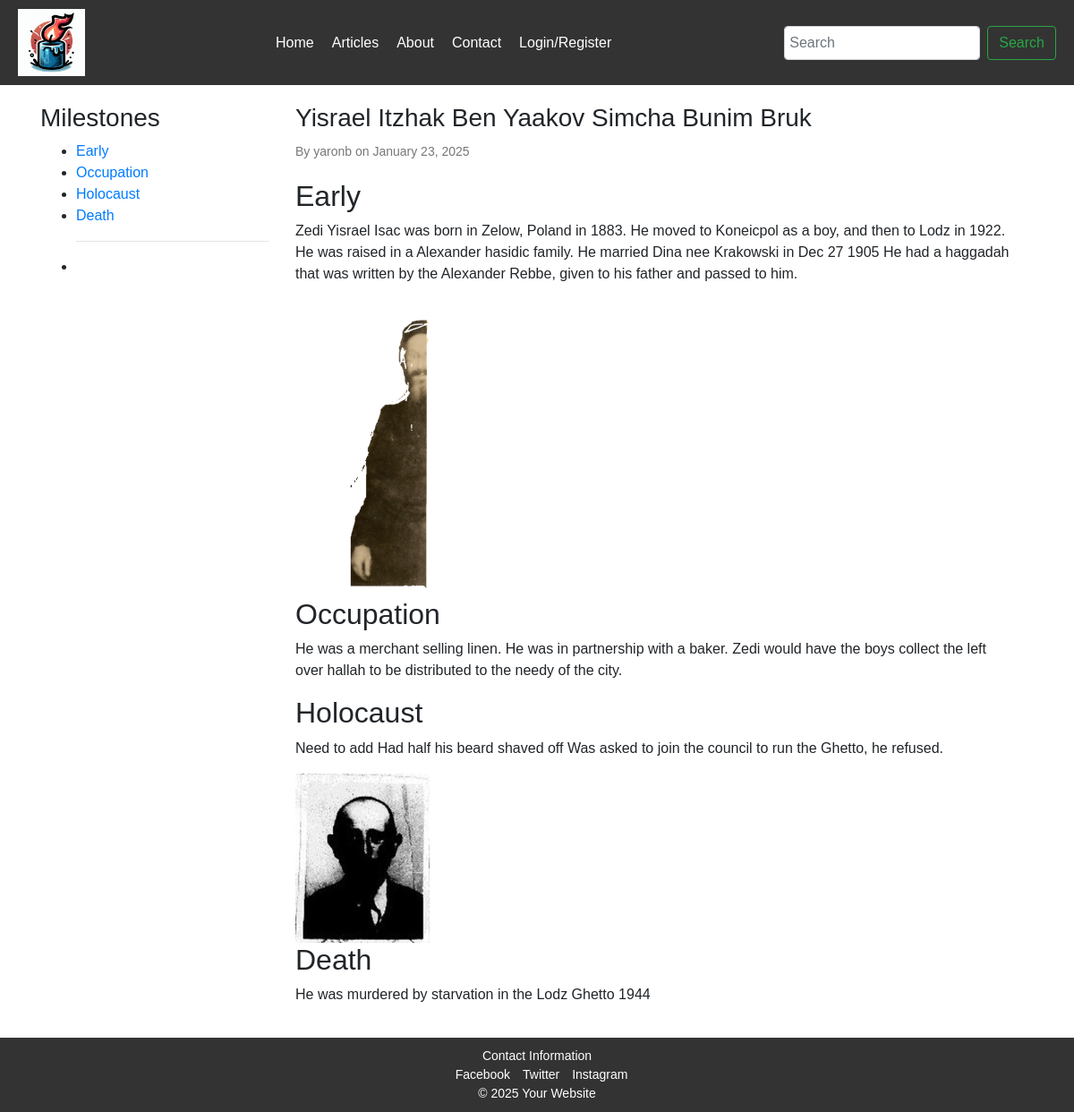
Page /article/3 on the committed database.
### app/models.py (models this page shows, shortened)
class Milestone(db.Model):
    id = db.Column(db.Integer, primary_key=True)
    title = db.Column(db.String(140), nullable=False)
    content = db.Column(db.Text, nullable=False)
    image_path = db.Column(db.String(120))
    order = db.Column(db.Integer, nullable=False, default=0)
    post_id = db.Column(db.Integer, db.ForeignKey('post.id'), nullable=False)

class Post(db.Model):
    id = db.Column(db.Integer, primary_key=True)
    title = db.Column(db.String(140), nullable=False)
    publication_date = db.Column(db.DateTime, default=datetime.utcnow)
    user_id = db.Column(db.Integer, db.ForeignKey('user.id'), nullable=False)
    gregorian_death_date = db.Column(db.Date, nullable=False)
    hebrew_year = db.Column(db.Integer, nullable=False)
    hebrew_month = db.Column(db.Integer, nullable=False)
    hebrew_day = db.Column(db.Integer, nullable=False)
    family_id = db.Column(db.Integer, db.ForeignKey('family.id'), nullable=False)
    comments = db.relationship('Comment', backref='post', lazy=True)
    milestones = db.relationship('Milestone', backref='post', lazy=True, cascade="all, delete-orphan")

class User(UserMixin, db.Model):
    id = db.Column(db.Integer, primary_key=True)
    username = db.Column(db.String(64), unique=True, nullable=False)
    email = db.Column(db.String(120), unique=True, nullable=False)
    password_hash = db.Column(db.String(128))
    joined_at = db.Column(db.DateTime, default=datetime.utcnow)
    role = db.Column(db.String(64), default='user', nullable=False)
    posts = db.relationship('Post', backref='author', lazy=True)
    comments = db.relationship('Comment', backref='author', lazy=True)
    families = db.relationship('Family', secondary=user_families, backref=db.backref('users', lazy=True))

### app/main/routes.py (the view)
@main.route('/article/<int:post_id>')
def article(post_id):
    post = Post.query.get_or_404(post_id)
    return render_template('article.html', post=post)

### app/main/templates/article.html (shortened to what this page needs)
{% extends "layout.html" %}
{% block content %}
<div class="container">
    <div class="row">
        <div class="col-md-3">
            <h3>Milestones</h3>
            <ul>
                {% for milestone in post.milestones %}
                <li><a href="#milestone-{{ milestone.id }}">{{ milestone.title }}</a></li>
                {% endfor %}
                <hr>
                <li>
                </li>
            </ul>
        </div>
        <div class="col-md-9">
            <article>
                <h1>{{ post.title }}</h1>
                <p class="author-date">By {{ post.author.username }} on {{ post.publication_date.strftime('%B %d, %Y') }}</p>
                {% for milestone in post.milestones %}
                <section id="milestone-{{ milestone.id }}">
                    <h2>{{ milestone.title }}</h2>
                    <p>{{ milestone.content }}</p>
                    {% if milestone.image_path %}
                    <img src="{{ url_for('static', filename=milestone.image_path) }}" alt="{{ milestone.title }}" class="thumbnail" onclick="openModal('{{ url_for('static', filename=milestone.image_path) }}')">
                    {% endif %}
                </section>
                {% endfor %}
            </article>
        </div>
    </div>
</div>
{% endblock %}

### app/static/css/styles.css (style rules this page uses)
body { display: flex; flex-direction: column; min-height: 100vh; margin: 0; font-family: Arial, sans-serif; }
article { flex: 2; padding-right: 20px; }
article h1 { font-size: 28px; margin-bottom: 10px; }
article .author-date { color: #777; font-size: 14px; margin-bottom: 20px; }
.thumbnail { max-width: 150px; cursor: pointer; }

### rows in the picture
Milestone: title "Early", content "Zedi Yisrael Isac was born in Zelow, Poland in 1883. He moved to Koneicpol as a boy, and then to Lodz in 1922. He was raised in a Alexander hasidic family. He married Dina nee Krakowski in Dec 27 1905 He had a haggadah that was written by the Alexander Rebbe, given to his father and passed to him.", image_path (picture)
Milestone: title "Occupation", content "He was a merchant selling linen. He was in partnership with a baker. Zedi would have the boys collect the left over hallah to be distributed to the needy of the city."
Milestone: title "Holocaust", content "Need to add Had half his beard shaved off Was asked to join the council to run the Ghetto, he refused.", image_path (picture)
Milestone: title "Death", content "He was murdered by starvation in the Lodz Ghetto 1944"
Post: title "Yisrael Itzhak Ben Yaakov Simcha Bunim Bruk", publication_date "January 23, 2025"
User: author.username "yaronb"
